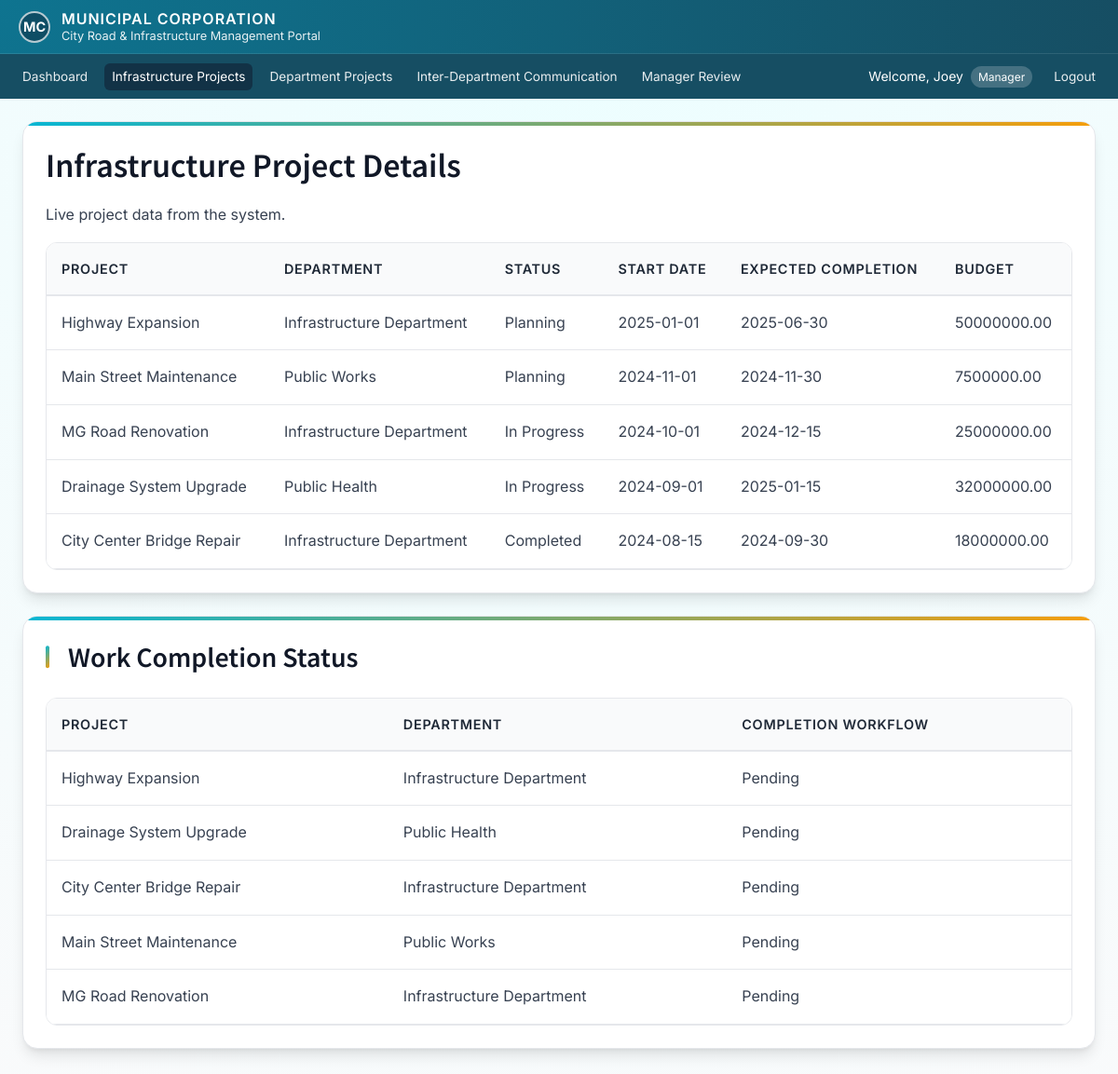
Screenshot of /road-details.php (signed in) with the database file from the repository.
### tables this page shows
CREATE TABLE IF NOT EXISTS projects (
    id INT AUTO_INCREMENT PRIMARY KEY,
    project_name VARCHAR(255) NOT NULL,
    description TEXT,
    department VARCHAR(100) NOT NULL,
    status ENUM('planning', 'in_progress', 'completed', 'cancelled', 'on_hold') DEFAULT 'planning',
    completion_status ENUM('pending', 'under_review', 'completed') DEFAULT 'pending',
    start_date DATE,
    expected_completion DATE,
    actual_completion DATE NULL,
    budget DECIMAL(15,2),
    spent_amount DECIMAL(15,2) DEFAULT 0.00,
    assigned_manager_id INT,
    created_by INT NOT NULL,
    created_at TIMESTAMP DEFAULT CURRENT_TIMESTAMP,
    updated_at TIMESTAMP DEFAULT CURRENT_TIMESTAMP ON UPDATE CURRENT_TIMESTAMP,
    FOREIGN KEY (assigned_manager_id) REFERENCES users(id) ON DELETE SET NULL,
    FOREIGN KEY (created_by) REFERENCES users(id) ON DELETE RESTRICT
);

### auth.php (called while the page is built, shortened)
<?php
function hasPermission($permission) {
    return in_array($permission, $_SESSION['permissions']);
}
function hasAnyPermission($permissions) {
    foreach ($permissions as $permission) {
        if (hasPermission($permission)) {
            return true;
        }
    }
    return false;
}

### road-details.php (the view, shortened to what this page needs)
<?php
include 'config.php';
include 'auth.php';
$user_name = $_SESSION['full_name'];
$user_role = $_SESSION['role'];
$workflowProjects = [];
$projectDetails = [];
$result = $conn->query("SELECT project_name, department, completion_status FROM projects ORDER BY id DESC LIMIT 8");
if ($result) {
    while ($row = $result->fetch_assoc()) {
        $workflowProjects[] = $row;
    }
}
$projectDetailsResult = $conn->query("SELECT project_name, department, status, start_date, expected_completion, budget
                                      FROM projects
                                      ORDER BY start_date DESC
                                      LIMIT 10");
if ($projectDetailsResult) {
    while ($row = $projectDetailsResult->fetch_assoc()) {
        $projectDetails[] = $row;
    }
}
?>
<!DOCTYPE html>
<html lang="en">
<head>
  <link rel="stylesheet" href="assets/styles.css" />
</head>
<body>
  <header class="govt-header">
    <div class="govt-header-content">
      <div class="govt-header-row">
        <div class="govt-header-emblem">MC</div>
        <div class="govt-header-text">
          <div class="govt-header-title">Municipal Corporation</div>
          <div class="govt-header-subtitle">City Road & Infrastructure Management Portal</div>
        </div>
      </div>
    </div>
  </header>
  <nav class="govt-nav">
    <div class="govt-nav-content">
      <a href="home.php">Dashboard</a>
      <a href="road-details.php" class="active">Infrastructure Projects</a>
      <?php if (hasAnyPermission(['view_all_projects', 'view_assigned_projects'])): ?>
        <a href="department-projects.php">Department Projects</a>
      <?php endif; ?>
      <?php if (hasPermission('send_communications')): ?>
        <a href="department-communication.php">Inter-Department Communication</a>
      <?php endif; ?>
      <?php if (hasPermission('verify_work_report')): ?>
        <a href="home.php#manager-workflow">Manager Review</a>
      <?php endif; ?>
      <div class="nav-user">
        <span class="nav-user-text">
          Welcome, <?php echo htmlspecialchars($user_name); ?>
          <span class="nav-role-badge"><?php echo htmlspecialchars(ucfirst($user_role)); ?></span>
        </span>
        <a href="logout.php">Logout</a>
      </div>
    </div>
  </nav>
  <div class="govt-container">
    <div class="govt-card">
      <h1>Infrastructure Project Details</h1>
      <p>Live project data from the system.</p>
      <?php if (count($projectDetails) > 0): ?>
        <div class="govt-table-container">
          <table class="govt-table">
            <thead>
              <tr>
                <th>Project</th>
                <th>Department</th>
                <th>Status</th>
                <th>Start Date</th>
                <th>Expected Completion</th>
                <?php if (!hasPermission('view_public_projects')): ?>
                  <th>Budget</th>
                <?php endif; ?>
              </tr>
            </thead>
            <tbody>
              <?php foreach ($projectDetails as $project): ?>
                <tr>
                  <td><?php echo htmlspecialchars($project['project_name']); ?></td>
                  <td><?php echo htmlspecialchars($project['department']); ?></td>
                  <td><?php echo htmlspecialchars(ucwords(str_replace('_', ' ', $project['status']))); ?></td>
                  <td><?php echo htmlspecialchars($project['start_date']); ?></td>
                  <td><?php echo htmlspecialchars($project['expected_completion']); ?></td>
                  <?php if (!hasPermission('view_public_projects')): ?>
                    <td><?php echo htmlspecialchars($project['budget']); ?></td>
                  <?php endif; ?>
                </tr>
              <?php endforeach; ?>
            </tbody>
          </table>
        </div>
      <?php else: ?>
        <p>No projects found.</p>
      <?php endif; ?>
    </div>
    <?php if (count($workflowProjects) > 0): ?>
      <div class="govt-card">
        <h2>Work Completion Status</h2>
        <div class="govt-table-container">
          <table class="govt-table">
            <thead>
              <tr>
                <th>Project</th>
                <th>Department</th>
                <th>Completion Workflow</th>
              </tr>
            </thead>
            <tbody>
              <?php foreach ($workflowProjects as $project): ?>
                <tr>
                  <td><?php echo htmlspecialchars($project['project_name']); ?></td>
                  <td><?php echo htmlspecialchars($project['department']); ?></td>
                  <td><?php echo htmlspecialchars(ucwords(str_replace('_', ' ', $project['completion_status']))); ?></td>
                </tr>
              <?php endforeach; ?>
            </tbody>
          </table>
        </div>
      </div>
    <?php endif; ?>
  </div>
</body>
</html>

### rows the page displays
projects: project_name "Highway Expansion", department "Infrastructure Department", status "Planning", start_date "2025-01-01", expected_completion "2025-06-30", budget "50000000.00", completion_status "Pending"
projects: project_name "Main Street Maintenance", department "Public Works", status "Planning", start_date "2024-11-01", expected_completion "2024-11-30", budget "7500000.00", completion_status "Pending"
projects: project_name "MG Road Renovation", department "Infrastructure Department", status "In Progress", start_date "2024-10-01", expected_completion "2024-12-15", budget "25000000.00", completion_status "Pending"
projects: project_name "Drainage System Upgrade", department "Public Health", status "In Progress", start_date "2024-09-01", expected_completion "2025-01-15", budget "32000000.00", completion_status "Pending"
projects: project_name "City Center Bridge Repair", department "Infrastructure Department", status "Completed", start_date "2024-08-15", expected_completion "2024-09-30", budget "18000000.00", completion_status "Pending"

### other values shown
$user_name "Joey"
$user_role "Manager"
